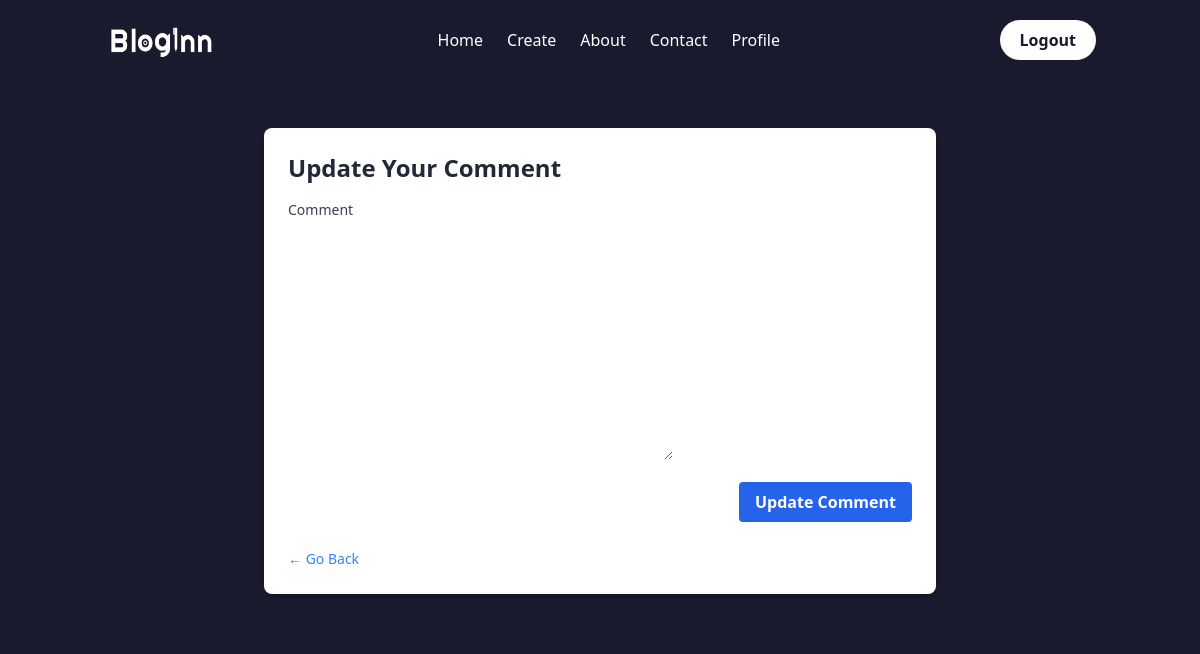
The page /comment/17/update (signed in) on the database as committed earlier.
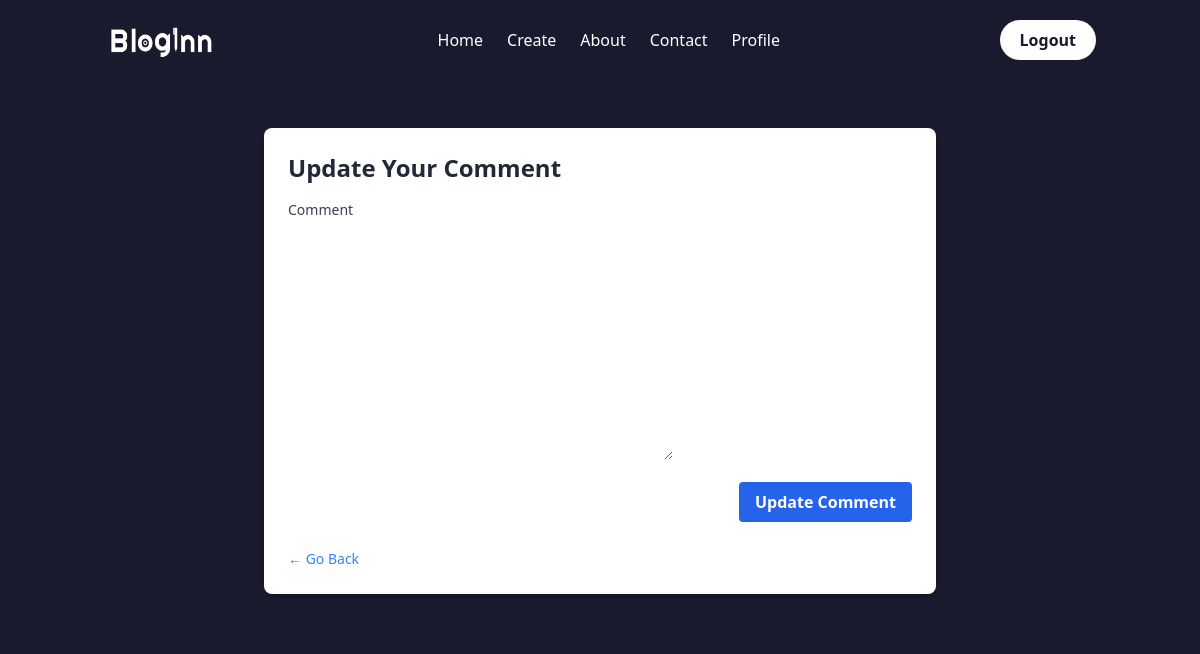
The same page on the database as committed later.
### blog/models.py (models this page shows, shortened)
class Comment(models.Model):
    post=models.ForeignKey(Post,on_delete=models.CASCADE)
    sender=models.ForeignKey(User,on_delete=models.CASCADE)
    content=models.TextField(max_length=200)
    created_at=models.DateTimeField(default=timezone.now)

### blog/views.py (the view, shortened to what this page needs)
# urls.py: path('comment/<int:pk>/update',CommentUpdateView.as_view(),name='comment-update'),
class CommentUpdateView(LoginRequiredMixin,UserPassesTestMixin,UpdateView):
    model=Comment
    fields=['content']
    template_name='blog/comment_update.html'
    def test_func(self):
        comment=self.get_object()
        return self.request.user == comment.sender

### blog/templates/blog/comment_update.html (shortened to what this page needs)
{% extends "blog/base.html" %}
{% block content %}
<div class="container mx-auto px-4 py-8">
    <div class="max-w-2xl mx-auto bg-white p-6 rounded-lg shadow-md">
        <h2 class="text-2xl font-bold mb-4 text-gray-800">Update Your Comment</h2>
        <form method="POST" class="space-y-4">
            <div>
                <label for="id_content" class="block text-sm font-medium text-gray-700">Comment</label>
                {{ form.content }}
            </div>
            <div class="flex justify-end">
                <button type="submit" class="bg-blue-600 hover:bg-blue-700 text-white font-bold py-2 px-4 rounded">
                    Update Comment
                </button>
            </div>
        </form>
        <div class="mt-6">
            <a href="{{ request.META.HTTP_REFERER }}" class="text-blue-500 hover:underline text-sm">
                ← Go Back
            </a>
        </div>
    </div>
</div>
{% endblock %}

Rows that differ between the two databases and show on the page:
changed Comment: content "nice blog Pravin" → "Nice blog"
